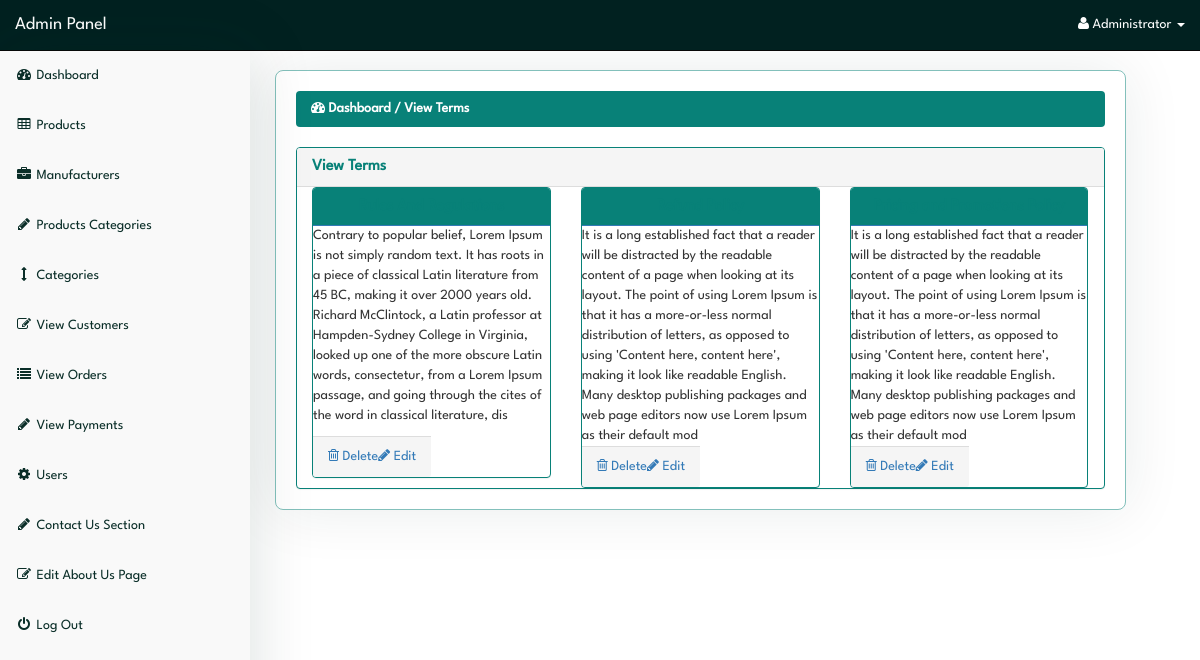
The app's page /admin/index.php?view_terms (signed in) with its own data.
### tables this page shows
CREATE TABLE `terms` (
  `term_id` int(10) NOT NULL,
  `term_title` varchar(100) NOT NULL,
  `term_link` varchar(100) NOT NULL,
  `term_desc` text NOT NULL
);

### admin/view_terms.php (the view, shortened to what this page needs)
<?php
if(!isset($_SESSION['admin_email'])){
echo "<script>window.open('login.php','_self')</script>";
}
else {
?>
<div class="row">
<div class="col-lg-12">
<ol class="breadcrumb" >
<li class="active" >
<i class="fa fa-dashboard"></i> Dashboard / View Terms
</li>
</ol>
</div>
</div>
<div class="row">
<div class="col-lg-12">
<div class="panel panel-default">
<div class="panel-heading">
<h3 class="panel-title">
 View Terms
</h3>
</div>
<div class="panel-body">
<?php
$get_terms = "select * from terms";
$run_terms = mysqli_query($con,$get_terms);
while($row_terms = mysqli_fetch_array($run_terms)){
$term_id = $row_terms['term_id'];
$term_desc = substr($row_terms['term_desc'],0,400);
?>
<div class="col-lg-4 col-md-4">
<div class="panel panel-primary">
<div class="panel-heading">
<h3 class="panel-title" align="center">
</h3>
</div>
<div class="panel-body">
<?php echo $term_desc; ?>
</div>
<div class="panel-footer">
<a href="index.php?delete_term=<?php echo $term_id; ?>" class="pull-left">
<i class="fa fa-trash-o"></i> Delete
</a>
<a href="index.php?edit_term=<?php echo $term_id; ?>" class="pull-right">
<i class="fa fa-pencil"></i> Edit
</a>
<div class="clearfix"> </div>
</div>
</div>
</div>
<?php } ?>
</div>
</div>
</div>
</div>
<?php } ?>

### admin/index.php (shortened to what this page needs)
<?php
include("includes/db.php");
if(!isset($_SESSION['admin_email'])){
  echo "<script>window.open('login.php','_self')</script>";
} else {
  $admin_session = $_SESSION['admin_email'];
  $get_admin = "select * from admins  where admin_email='$admin_session'";
  $run_admin = mysqli_query($con,$get_admin);
  $row_admin = mysqli_fetch_array($run_admin);
  $admin_name = $row_admin['admin_name'];
?>
<!DOCTYPE html>
<html>
<head>
  <link href="css/bootstrap.min.css" rel="stylesheet">
  <link href="css/style.css" rel="stylesheet">
  <link href="font-awesome/css/font-awesome.min.css" rel="stylesheet">
</head>
<body>
  <div id="wrapper">
    <?php include("includes/sidebar.php");  ?>
    <div id="page-wrapper">
      <div class="container-fluid">
        <?php
          foreach ($pages as $param => $file) {
              if (isset($_GET[$param])) {
                  include($file);
                  break;
              }
          }
        ?>
      </div>
    </div>
  </div>
</body>
</html>
<?php } ?>

### admin/includes/sidebar.php (shortened to what this page needs)
<?php
if(!isset($_SESSION['admin_email'])){
echo "<script>window.open('login.php','_self')</script>";
}
else {
?>
<nav class="navbar navbar-inverse navbar-fixed-top">
  <div class="navbar-header">
    <a class="navbar-brand" href="index.php?dashboard">Admin Panel</a>
  </div>
  <ul class="nav navbar-right top-nav">
    <li class="dropdown">
      <a href="#" class="dropdown-toggle" data-toggle="dropdown">
        <i class="fa fa-user"></i>
        <?php echo $admin_name; ?> <b class="caret"></b>
      </a>
    </li>
  </ul>
  <div class="collapse navbar-collapse navbar-ex1-collapse">
    <ul class="nav navbar-nav side-nav">
      <li>
        <a href="index.php?dashboard">
          <i class="fa fa-fw fa-dashboard"></i> Dashboard
        </a>
      </li>
      <li>
        <a href="#" data-toggle="collapse" data-target="#products">
          <i class="fa fa-fw fa-table"></i> Products
        </a>
      </li>
      <li>
        <a href="#" data-toggle="collapse" data-target="#manufacturers">
          <i class="fa fa-fw fa-briefcase"></i> Manufacturers
        </a>
      </li>
      <li>
        <a href="#" data-toggle="collapse" data-target="#p_cat">
          <i class="fa fa-fw fa-pencil"></i> Products Categories
        </a>
      </li>
      <li>
        <a href="#" data-toggle="collapse" data-target="#cat">
          <i class="fa fa-fw fa-arrows-v"></i> Categories
        </a>
      </li>
      <li>
        <a href="index.php?view_customers">
          <i class="fa fa-fw fa-edit"></i> View Customers
        </a>
      </li>
      <li>
        <a href="index.php?view_orders">
          <i class="fa fa-fw fa-list"></i> View Orders
        </a>
      </li>
      <li>
        <a href="index.php?view_payments">
          <i class="fa fa-fw fa-pencil"></i> View Payments
        </a>
      </li>
      <li>
        <a href="#" data-toggle="collapse" data-target="#users">
          <i class="fa fa-fw fa-gear"></i> Users
        </a>
      </li>
      <li>
        <a href="#" data-toggle="collapse" data-target="#contact_us">
          <i class="fa fa-fw fa-pencil"> </i> Contact Us Section
        </a>
      </li>
      <li>
        <a href="index.php?edit_about_us">
          <i class="fa fa-fw fa-edit"></i> Edit About Us Page
        </a>
      </li>
      <li>
        <a href="logout.php">
          <i class="fa fa-fw fa-power-off"></i> Log Out
        </a>
      </li>
    </ul>
  </div>
</nav>
<?php } ?>

### admin/css/style.css (style rules this page uses)
:root { --p-clr-100: #088178; --p-clr-200: #ff4015; --p-clr-300: #0000d3; --p-clr-400: #ffb222; --p-clr-500: #0097d3; --p-clr-600: #00ad4e; --p-clr-700: #3a0080; --n-clr-100: #fefefe; --n-clr-200: #f9f9f9; --n-clr-300: #0a2e28; --n-clr-400: #012120; }
*, *::before, *::after { margin: 0; padding: 0; box-sizing: border-box; }
h1, h2, h3, h4, h5, h6 { font-weight: 600; }
body { font-family: 'LeagueSpartan-Regular', Helvetica, Arial, sans-serif; margin-top: 100px; }
@media (min-width: 768px) { body { margin-top: 50px; } }
#wrapper { padding-top: 1rem; padding-left: 255px; }
#page-wrapper { width: 90%; margin-top: 1rem; margin-left: 2rem; border-radius: 8px; border: 1px solid #08817980; box-shadow: 0 0 60px #0a2e2817; }
#page-wrapper .container-fluid { padding: 0; margin: 0; width: 100%; padding: 2rem; }
.top-nav { padding: 0 15px; }
.top-nav > li { display: inline-block; float: left; }
.top-nav > li > a { padding-top: 15px; padding-bottom: 15px; line-height: 20px; color: var(--n-clr-100); }
.navbar-inverse .navbar-nav > li > a { color: var(--n-clr-300); }
.navbar { background-color: var(--n-clr-400); }
.navbar .navbar-header a { color: white; }
.side-nav { position: fixed; top: 51px; width: 250px; border-radius: 0; overflow-y: auto; background-color: var(--n-clr-200); bottom: 0; overflow-x: hidden; padding-bottom: 40px; display: flex; align-items: center; justify-content: flex-start; flex-direction: column; box-shadow: 0 0 60px #0a2e2826; }
.side-nav > li, .side-nav > li > a { width: 100%; }
.row .col-lg-12 .panel { margin: 0; border: 0; }
.row .col-lg-12 .panel.panel-primary { display: flex; align-items: flex-start; justify-content: center; flex-direction: column; }
.row .col-lg-12 .panel-primary .panel-heading { width: 100%; background-color: var(--p-clr-100); }
.row .col-lg-12 .panel-primary .panel-body { padding: 0; width: 100%; }
.panel-body { border-radius: 5px; }
.container-fluid .row .col-lg-12 .breadcrumb { background-color: var(--p-clr-100); }
.container-fluid .row .col-lg-12 .breadcrumb li { color: var(--n-clr-100); font-weight: 600; }
.panel { border: 0; border: 1px solid var(--p-clr-100) !important; }
.panel-default .panel-title { color: #088178; }
.panel-default .panel-body { padding: 0; }

### records on screen
terms: term_desc "Contrary to popular belief, Lorem Ipsum is not simply random text. It has roots in a piece of classical Latin literature from 45 BC, making it over 2000 years old. Richard McClintock, a Latin professor at Hampden-Sydney College in Virginia, looked up one of the more obscure Latin words, consectetur, from a Lorem Ipsum passage, and going through the cites of the word in classical literature, dis"
terms: term_desc "It is a long established fact that a reader will be distracted by the readable content of a page when looking at its layout. The point of using Lorem Ipsum is that it has a more-or-less normal distribution of letters, as opposed to using 'Content here, content here', making it look like readable English. Many desktop publishing packages and web page editors now use Lorem Ipsum as their default mod"
terms: term_desc "It is a long established fact that a reader will be distracted by the readable content of a page when looking at its layout. The point of using Lorem Ipsum is that it has a more-or-less normal distribution of letters, as opposed to using 'Content here, content here', making it look like readable English. Many desktop publishing packages and web page editors now use Lorem Ipsum as their default mod"

### other values on screen
$admin_name "Administrator"
